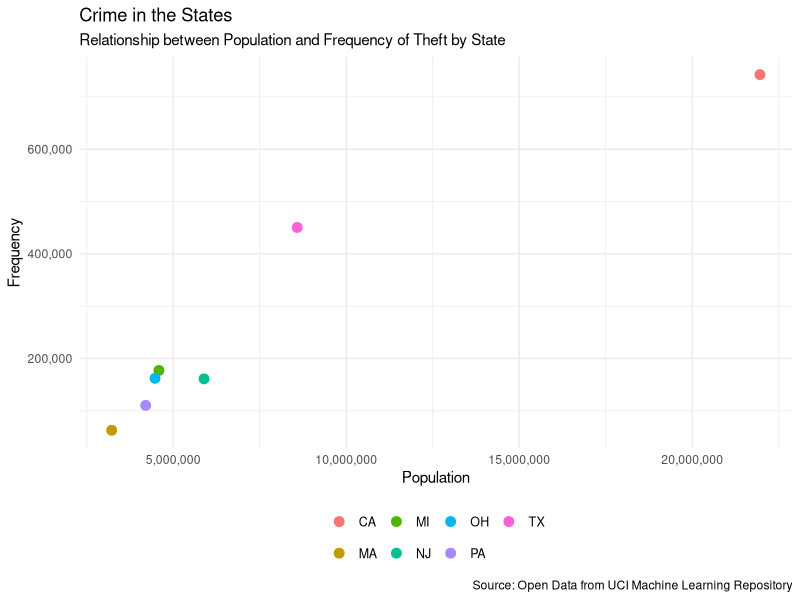

Here is the R script that generated this plot:
## ---- chunk 1
knitr::opts_chunk$set(echo = FALSE)
## ---- chunk 2
### Solution
library(tidyverse)
library(scales) # to later add commas to the axis numbers
verbrechen <- read_csv("data/verbrechen.csv")

# for axis numbers
options(scipen=10000)

# make plot as 'my_plot'
my_plot <- verbrechen %>%
  filter(verbrechen == "diebstahl" ) %>%
  group_by(staat) %>%
  summarise(sum = sum(haeufigkeit),
            population = sum(bevoelkerung)) %>%
  ggplot(aes(x = population, 
             y = sum, 
             col = staat)) +
  geom_point(size = 3) +
  theme_minimal() +
  theme(
    legend.position = "bottom",
    legend.title = element_blank(),
    # reduce legend text size
    legend.text = element_text(size = 9)) +
  labs(x = "Population",
       y = "Frequency",
       title = "Crime in the States",
       subtitle = "Relationship between Population and Frequency of Theft by State",
       caption = "Source: Open Data from UCI Machine Learning Repository") +
  scale_y_continuous(labels = comma) +
  scale_x_continuous(labels = comma)
